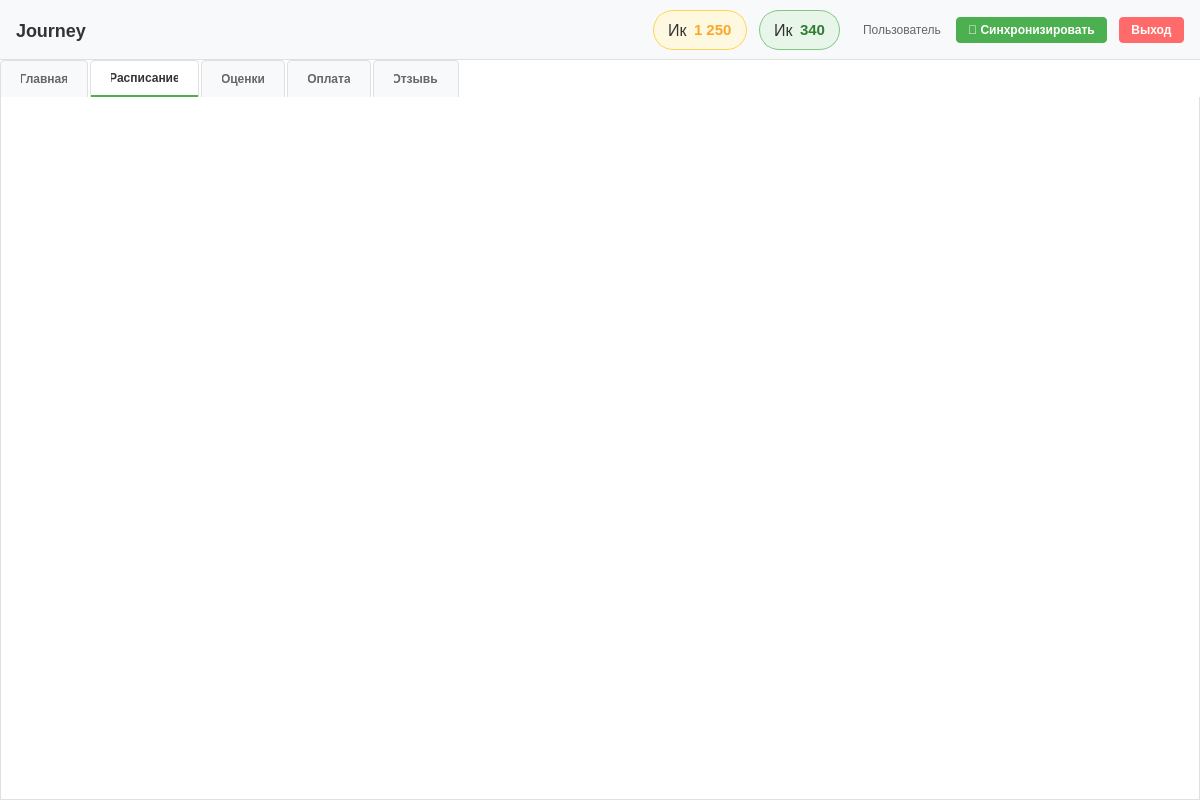
<?xml version="1.0" encoding="UTF-8"?>
<ui version="4.0">
 <class>MainWindow</class>
 <widget class="QMainWindow" name="MainWindow">
  <property name="geometry">
   <rect>
    <x>0</x>
    <y>0</y>
    <width>1200</width>
    <height>800</height>
   </rect>
  </property>
  <property name="minimumSize">
   <size>
    <width>900</width>
    <height>600</height>
   </size>
  </property>
  <property name="windowTitle">
   <string>Top Academy Journal</string>
  </property>
  <property name="styleSheet">
   <string notr="true">
QMainWindow {
    background-color: #ffffff;
}
QLabel {
    color: #333;
}
QPushButton {
    background-color: #f5f5f5;
    border: 1px solid #e0e0e0;
    border-radius: 4px;
    padding: 6px 12px;
    color: #333;
    font-weight: 500;
}
QPushButton:hover {
    background-color: #eeeeee;
}
QPushButton:pressed {
    background-color: #e0e0e0;
}
QComboBox {
    background-color: #f5f5f5;
    border: 1px solid #e0e0e0;
    border-radius: 4px;
    padding: 4px 8px;
}
QListWidget {
    border: 1px solid #e0e0e0;
    border-radius: 4px;
}
QListWidget::item {
    padding: 8px;
    border-bottom: 1px solid #f0f0f0;
}
QListWidget::item:selected {
    background-color: #f5f5f5;
}
QTabWidget::pane {
    border: 1px solid #e0e0e0;
    border-top: none;
    background-color: #ffffff;
}
QTabBar::tab {
    background-color: #f8f9fa;
    border: 1px solid #e0e0e0;
    border-bottom: none;
    padding: 10px 20px;
    margin-right: 2px;
    border-top-left-radius: 4px;
    border-top-right-radius: 4px;
    color: #666;
    font-weight: 500;
}
QTabBar::tab:selected {
    background-color: #ffffff;
    color: #333;
    border-bottom: 2px solid #4CAF50;
}
QTabBar::tab:hover {
    background-color: #f0f0f0;
}
   </string>
  </property>
  <widget class="QWidget" name="centralwidget">
   <layout class="QVBoxLayout" name="verticalLayout" stretch="0,1">
    <property name="spacing">
     <number>0</number>
    </property>
    <property name="leftMargin">
     <number>0</number>
    </property>
    <property name="topMargin">
     <number>0</number>
    </property>
    <property name="rightMargin">
     <number>0</number>
    </property>
    <property name="bottomMargin">
     <number>0</number>
    </property>
    <item>
     <widget class="QWidget" name="topBar" native="true">
      <property name="minimumSize">
       <size>
        <width>0</width>
        <height>60</height>
       </size>
      </property>
      <property name="maximumSize">
       <size>
        <width>16777215</width>
        <height>60</height>
       </size>
      </property>
      <property name="styleSheet">
       <string notr="true">
QWidget#topBar {
    background-color: #f8f9fa;
    border-bottom: 1px solid #e0e0e0;
}
   </string>
      </property>
      <layout class="QHBoxLayout" name="horizontalLayout">
       <property name="spacing">
        <number>12</number>
       </property>
       <property name="leftMargin">
        <number>16</number>
       </property>
       <property name="topMargin">
        <number>10</number>
       </property>
       <property name="rightMargin">
        <number>16</number>
       </property>
       <property name="bottomMargin">
        <number>10</number>
       </property>
       <item>
        <widget class="QLabel" name="appTitle">
         <property name="styleSheet">
          <string notr="true">font-size: 18px; font-weight: bold; color: #333;</string>
         </property>
         <property name="text">
          <string>Journey</string>
         </property>
        </widget>
       </item>
       <item>
        <spacer name="horizontalSpacer">
         <property name="orientation">
          <enum>Qt::Orientation::Horizontal</enum>
         </property>
         <property name="sizeHint" stdset="0">
          <size>
           <width>40</width>
           <height>20</height>
          </size>
         </property>
        </spacer>
       </item>
       <item>
        <widget class="QFrame" name="coinsBadge">
         <property name="styleSheet">
          <string notr="true">
QFrame#coinsBadge {
    background-color: #FFF8E1;
    border: 1px solid #FFD54F;
    border-radius: 20px;
    padding: 6px 14px;
}
      </string>
         </property>
         <layout class="QHBoxLayout" name="coinsBadgeLayout">
          <property name="spacing">
           <number>6</number>
          </property>
          <property name="leftMargin">
           <number>0</number>
          </property>
          <property name="topMargin">
           <number>0</number>
          </property>
          <property name="rightMargin">
           <number>0</number>
          </property>
          <property name="bottomMargin">
           <number>0</number>
          </property>
          <item>
           <widget class="QLabel" name="coinsIcon">
            <property name="styleSheet">
             <string notr="true">font-size: 16px; background: transparent;</string>
            </property>
            <property name="text">
             <string>Ик</string>
            </property>
           </widget>
          </item>
          <item>
           <widget class="QLabel" name="coinsValue">
            <property name="styleSheet">
             <string notr="true">font-size: 15px; font-weight: bold; color: #F9A825; background: transparent;</string>
            </property>
            <property name="text">
             <string>1 250</string>
            </property>
           </widget>
          </item>
         </layout>
        </widget>
       </item>
       <item>
        <widget class="QFrame" name="gemsBadge">
         <property name="styleSheet">
          <string notr="true">
QFrame#gemsBadge {
    background-color: #E8F5E9;
    border: 1px solid #81C784;
    border-radius: 20px;
    padding: 6px 14px;
}
      </string>
         </property>
         <layout class="QHBoxLayout" name="gemsBadgeLayout">
          <property name="spacing">
           <number>6</number>
          </property>
          <property name="leftMargin">
           <number>0</number>
          </property>
          <property name="topMargin">
           <number>0</number>
          </property>
          <property name="rightMargin">
           <number>0</number>
          </property>
          <property name="bottomMargin">
           <number>0</number>
          </property>
          <item>
           <widget class="QLabel" name="gemsIcon">
            <property name="styleSheet">
             <string notr="true">font-size: 16px; background: transparent;</string>
            </property>
            <property name="text">
             <string>Ик</string>
            </property>
           </widget>
          </item>
          <item>
           <widget class="QLabel" name="gemsValue">
            <property name="styleSheet">
             <string notr="true">font-size: 15px; font-weight: bold; color: #2E7D32; background: transparent;</string>
            </property>
            <property name="text">
             <string>340</string>
            </property>
           </widget>
          </item>
         </layout>
        </widget>
       </item>
       <item>
        <widget class="QLabel" name="userLabel">
         <property name="styleSheet">
          <string notr="true">color: #666; font-size: 12px; margin-left: 8px;</string>
         </property>
         <property name="text">
          <string>Пользователь</string>
         </property>
        </widget>
       </item>

        <item>
            <widget class="QPushButton" name="syncButton">
                <property name="text">
                    <string>🔄 Синхронизировать</string>
                </property>
                <property name="styleSheet">
                    <string notr="true">
                        QPushButton {
                            background-color: #4CAF50;
                            color: white;
                            border: none;
                            border-radius: 4px;
                            padding: 6px 12px;
                            font-weight: 500;
                        }
                        QPushButton:hover {
                            background-color: #45a049;
                        }
                        QPushButton:pressed {
                            background-color: #3d8b40;
                        }
                    </string>
                </property>
            </widget>
        </item>

       <item>
        <widget class="QPushButton" name="logoutButton">
         <property name="maximumSize">
          <size>
           <width>80</width>
           <height>16777215</height>
          </size>
         </property>
         <property name="styleSheet">
          <string notr="true">
QPushButton {
    background-color: #ff6b6b;
    color: white;
    border: none;
    border-radius: 4px;
    padding: 6px 12px;
    font-weight: 500;
}
QPushButton:hover {
    background-color: #ff5252;
}
      </string>
         </property>
         <property name="text">
          <string>Выход</string>
         </property>
        </widget>
       </item>
      </layout>
     </widget>
    </item>
    <item>
     <widget class="QTabWidget" name="mainTabWidget">
      <property name="currentIndex">
       <number>1</number>
      </property>
      <widget class="QWidget" name="homeTab">
       <attribute name="title">
        <string>Главная</string>
       </attribute>
       <layout class="QVBoxLayout" name="homeLayout">
        <property name="spacing">
         <number>16</number>
        </property>
        <property name="leftMargin">
         <number>24</number>
        </property>
        <property name="topMargin">
         <number>16</number>
        </property>
        <property name="rightMargin">
         <number>24</number>
        </property>
        <property name="bottomMargin">
         <number>16</number>
        </property>
        <item>
         <widget class="QLabel" name="welcomeLabel">
          <property name="styleSheet">
           <string notr="true">font-size: 24px; font-weight: bold; color: #1a1a2e;</string>
          </property>
          <property name="text">
           <string>Добро пожаловать!</string>
          </property>
         </widget>
        </item>
        <item>
         <layout class="QHBoxLayout" name="row1Layout">
          <property name="spacing">
           <number>12</number>
          </property>
          <item>
           <widget class="QFrame" name="gradesAttendanceBlock">
            <property name="styleSheet">
             <string notr="true">
QFrame#gradesAttendanceBlock {
    background-color: #ffffff;
    border: 1px solid #e0e0e0;
    border-radius: 8px;
    padding: 16px;
}
              </string>
            </property>
            <layout class="QVBoxLayout" name="gradesAttendanceLayout">
             <property name="spacing">
              <number>14</number>
             </property>
             <item>
              <widget class="QLabel" name="gradesAttendanceTitle">
               <property name="styleSheet">
                <string notr="true">font-size: 14px; font-weight: 600; color: #333;</string>
               </property>
               <property name="text">
                <string>Успеваемость</string>
               </property>
              </widget>
             </item>
             <item>
              <layout class="QVBoxLayout" name="gradesInnerLayout">
               <property name="spacing">
                <number>4</number>
               </property>
               <item>
                <layout class="QHBoxLayout" name="gradesHeaderLayout">
                 <item>
                  <widget class="QLabel" name="gradesLabel">
                   <property name="styleSheet">
                    <string notr="true">font-size: 12px; color: #666;</string>
                   </property>
                   <property name="text">
                    <string>Оценки</string>
                   </property>
                  </widget>
                 </item>
                 <item>
                  <spacer name="gradesHeaderSpacer">
                   <property name="orientation">
                    <enum>Qt::Orientation::Horizontal</enum>
                   </property>
                   <property name="sizeHint" stdset="0">
                    <size>
                     <width>0</width>
                     <height>0</height>
                    </size>
                   </property>
                  </spacer>
                 </item>
                 <item>
                  <widget class="QLabel" name="gradesPercentLabel">
                   <property name="styleSheet">
                    <string notr="true">font-size: 12px; font-weight: bold; color: #4CAF50;</string>
                   </property>
                   <property name="text">
                    <string>87%</string>
                   </property>
                  </widget>
                 </item>
                </layout>
               </item>
               <item>
                <widget class="QProgressBar" name="gradesProgressBar">
                 <property name="styleSheet">
                  <string notr="true">
QProgressBar {
    background-color: #f0f0f0;
    border: none;
    border-radius: 4px;
    height: 8px;
}
QProgressBar::chunk {
    background-color: #4CAF50;
    border-radius: 4px;
}
                        </string>
                 </property>
                 <property name="value">
                  <number>87</number>
                 </property>
                 <property name="textVisible">
                  <bool>false</bool>
                 </property>
                </widget>
               </item>
              </layout>
             </item>
             <item>
              <layout class="QVBoxLayout" name="attendanceInnerLayout">
               <property name="spacing">
                <number>4</number>
               </property>
               <item>
                <layout class="QHBoxLayout" name="attendanceHeaderLayout">
                 <item>
                  <widget class="QLabel" name="attendanceLabel">
                   <property name="styleSheet">
                    <string notr="true">font-size: 12px; color: #666;</string>
                   </property>
                   <property name="text">
                    <string>Посещаемость</string>
                   </property>
                  </widget>
                 </item>
                 <item>
                  <spacer name="attendanceHeaderSpacer">
                   <property name="orientation">
                    <enum>Qt::Orientation::Horizontal</enum>
                   </property>
                   <property name="sizeHint" stdset="0">
                    <size>
                     <width>0</width>
                     <height>0</height>
                    </size>
                   </property>
                  </spacer>
                 </item>
                 <item>
                  <widget class="QLabel" name="attendancePercentLabel">
                   <property name="styleSheet">
                    <string notr="true">font-size: 12px; font-weight: bold; color: #2196F3;</string>
                   </property>
                   <property name="text">
                    <string>92%</string>
                   </property>
                  </widget>
                 </item>
                </layout>
               </item>
               <item>
                <widget class="QProgressBar" name="attendanceProgressBar">
                 <property name="styleSheet">
                  <string notr="true">
QProgressBar {
    background-color: #f0f0f0;
    border: none;
    border-radius: 4px;
    height: 8px;
}
QProgressBar::chunk {
    background-color: #2196F3;
    border-radius: 4px;
}
                        </string>
                 </property>
                 <property name="value">
                  <number>92</number>
                 </property>
                 <property name="textVisible">
                  <bool>false</bool>
                 </property>
                </widget>
               </item>
              </layout>
             </item>
            </layout>
           </widget>
          </item>
          <item>
           <widget class="QFrame" name="homeworkBlock">
            <property name="styleSheet">
             <string notr="true">
QFrame#homeworkBlock {
    background-color: #ffffff;
    border: 1px solid #e0e0e0;
    border-radius: 8px;
    padding: 16px;
}
              </string>
            </property>
            <layout class="QVBoxLayout" name="homeworkBlockLayout">
             <property name="spacing">
              <number>10</number>
             </property>
             <item>
              <widget class="QLabel" name="homeworkBlockTitle">
               <property name="styleSheet">
                <string notr="true">font-size: 14px; font-weight: 600; color: #333;</string>
               </property>
               <property name="text">
                <string>Домашние задания</string>
               </property>
              </widget>
             </item>
             <item>
              <layout class="QHBoxLayout" name="homeworkStatsLayout">
               <property name="spacing">
                <number>4</number>
               </property>
               <item>
                <widget class="QLabel" name="homeworkTotalLabel">
                 <property name="styleSheet">
                  <string notr="true">font-size: 11px; color: #666; background-color: #f5f5f5; border-radius: 4px; padding: 4px 8px;</string>
                 </property>
                 <property name="text">
                  <string>Всего: 12</string>
                 </property>
                </widget>
               </item>
               <item>
                <widget class="QLabel" name="homeworkDoneLabel">
                 <property name="styleSheet">
                  <string notr="true">font-size: 11px; color: #4CAF50; background-color: #E8F5E9; border-radius: 4px; padding: 4px 8px;</string>
                 </property>
                 <property name="text">
                  <string>Сдано: 8</string>
                 </property>
                </widget>
               </item>
              </layout>
             </item>
             <item>
              <layout class="QHBoxLayout" name="homeworkStatsLayout2">
               <property name="spacing">
                <number>4</number>
               </property>
               <item>
                <widget class="QLabel" name="homeworkPendingLabel">
                 <property name="styleSheet">
                  <string notr="true">font-size: 11px; color: #FF9800; background-color: #FFF3E0; border-radius: 4px; padding: 4px 8px;</string>
                 </property>
                 <property name="text">
                  <string>На проверке: 2</string>
                 </property>
                </widget>
               </item>
               <item>
                <widget class="QLabel" name="homeworkOverdueLabel">
                 <property name="styleSheet">
                  <string notr="true">font-size: 11px; color: #F44336; background-color: #FFEBEE; border-radius: 4px; padding: 4px 8px;</string>
                 </property>
                 <property name="text">
                  <string>Просрочено: 1</string>
                 </property>
                </widget>
               </item>
              </layout>
             </item>
             <item>
              <widget class="QLabel" name="homeworkCurrentLabel">
               <property name="styleSheet">
                <string notr="true">font-size: 14px; font-weight: bold; color: #2196F3; background-color: #E3F2FD; border-radius: 6px; padding: 10px 12px;</string>
               </property>
               <property name="text">
                <string>Текущие: 3 задания</string>
               </property>
              </widget>
             </item>
            </layout>
           </widget>
          </item>
          <item>
           <widget class="QFrame" name="awardsBlock">
            <property name="styleSheet">
             <string notr="true">
QFrame#awardsBlock {
    background-color: #ffffff;
    border: 1px solid #e0e0e0;
    border-radius: 8px;
    padding: 16px;
}
              </string>
            </property>
            <layout class="QVBoxLayout" name="awardsBlockLayout">
             <property name="spacing">
              <number>10</number>
             </property>
             <item>
              <widget class="QLabel" name="awardsBlockTitle">
               <property name="styleSheet">
                <string notr="true">font-size: 14px; font-weight: 600; color: #333;</string>
               </property>
               <property name="text">
                <string>Награды</string>
               </property>
              </widget>
             </item>
             <item>
              <widget class="QListWidget" name="awardsList">
               <property name="maximumSize">
                <size>
                 <width>16777215</width>
                 <height>110</height>
                </size>
               </property>
               <property name="styleSheet">
                <string notr="true">
QListWidget {
    border: none;
    background: transparent;
}
QListWidget::item {
    padding: 6px 8px;
    border-bottom: 1px solid #f5f5f5;
    color: #333;
}
                    </string>
               </property>
               <item>
                <property name="text">
                 <string>Посещение пары — +1</string>
                </property>
               </item>
               <item>
                <property name="text">
                 <string>Оценка — +5</string>
                </property>
               </item>
               <item>
                <property name="text">
                 <string>Посещение пары — +1</string>
                </property>
               </item>
               <item>
                <property name="text">
                 <string>Посещение пары — +1</string>
                </property>
               </item>
              </widget>
             </item>
            </layout>
           </widget>
          </item>
         </layout>
        </item>
        <item>
         <layout class="QHBoxLayout" name="row2Layout">
          <property name="spacing">
           <number>12</number>
          </property>
          <item>
           <widget class="QFrame" name="leaderboardBlock">
            <property name="styleSheet">
             <string notr="true">
QFrame#leaderboardBlock {
    background-color: #ffffff;
    border: 1px solid #e0e0e0;
    border-radius: 8px;
    padding: 16px;
}
              </string>
            </property>
            <layout class="QVBoxLayout" name="leaderboardBlockLayout">
             <property name="spacing">
              <number>8</number>
             </property>
             <item>
              <layout class="QHBoxLayout" name="leaderboardHeaderLayout">
               <item>
                <widget class="QLabel" name="leaderboardTitle">
                 <property name="styleSheet">
                  <string notr="true">font-size: 14px; font-weight: 600; color: #333;</string>
                 </property>
                 <property name="text">
                  <string>📋 Таблица лидеров</string>
                 </property>
                </widget>
               </item>
               <item>
                <spacer name="leaderboardHeaderSpacer">
                 <property name="orientation">
                  <enum>Qt::Orientation::Horizontal</enum>
                 </property>
                 <property name="sizeHint" stdset="0">
                  <size>
                   <width>0</width>
                   <height>0</height>
                  </size>
                 </property>
                </spacer>
               </item>
               <item>
                <widget class="QPushButton" name="leaderboardGroupBtn">
                 <property name="styleSheet">
                  <string notr="true">
QPushButton {
    background-color: #f5f5f5;
    border: 1px solid #e0e0e0;
    border-radius: 4px;
    padding: 5px 14px;
    font-size: 12px;
    font-weight: 500;
    color: #333;
}
QPushButton:checked {
    background-color: #4CAF50;
    color: #ffffff;
    border: 1px solid #4CAF50;
}
QPushButton:hover {
    background-color: #eeeeee;
}
QPushButton:checked:hover {
    background-color: #43A047;
}
                        </string>
                 </property>
                 <property name="text">
                  <string>Группа</string>
                 </property>
                 <property name="checkable">
                  <bool>true</bool>
                 </property>
                 <property name="checked">
                  <bool>true</bool>
                 </property>
                </widget>
               </item>
               <item>
                <widget class="QPushButton" name="leaderboardStreamBtn">
                 <property name="styleSheet">
                  <string notr="true">
QPushButton {
    background-color: #f5f5f5;
    border: 1px solid #e0e0e0;
    border-radius: 4px;
    padding: 5px 14px;
    font-size: 12px;
    font-weight: 500;
    color: #333;
}
QPushButton:checked {
    background-color: #4CAF50;
    color: #ffffff;
    border: 1px solid #4CAF50;
}
QPushButton:hover {
    background-color: #eeeeee;
}
QPushButton:checked:hover {
    background-color: #43A047;
}
                        </string>
                 </property>
                 <property name="text">
                  <string>Поток</string>
                 </property>
                 <property name="checkable">
                  <bool>true</bool>
                 </property>
                </widget>
               </item>
              </layout>
             </item>
             <item>
              <widget class="QStackedWidget" name="leaderboardStack">
               <property name="currentIndex">
                <number>0</number>
               </property>
               <widget class="QWidget" name="leaderboardGroupPage">
                <layout class="QVBoxLayout" name="leaderboardGroupPageLayout">
                 <property name="leftMargin">
                  <number>0</number>
                 </property>
                 <property name="topMargin">
                  <number>0</number>
                 </property>
                 <property name="rightMargin">
                  <number>0</number>
                 </property>
                 <property name="bottomMargin">
                  <number>0</number>
                 </property>
                 <item>
                  <widget class="QListWidget" name="leaderboardGroupList">
                   <property name="styleSheet">
                    <string notr="true">
QListWidget {
    border: none;
    background: transparent;
}
QListWidget::item {
    padding: 6px 8px;
    border-bottom: 1px solid #f5f5f5;
    color: #333;
}
                            </string>
                   </property>
                   <item>
                    <property name="text">
                     <string>🥇 Пидор А. — 2 450</string>
                    </property>
                   </item>
                   <item>
                    <property name="text">
                     <string>🥈 Уебище М. — 2 180</string>
                    </property>
                   </item>
                   <item>
                    <property name="text">
                     <string>🥉 Хуй с Горы. — 1 920</string>
                    </property>
                   </item>
                   <item>
                    <property name="text">
                     <string>4. Залупа Д. — 1 750</string>
                    </property>
                   </item>
                   <item>
                    <property name="text">
                     <string>5. АААААА Е. — 1 630</string>
                    </property>
                   </item>
                   <item>
                    <property name="text">
                     <string>6. Даун И. — 1 500</string>
                    </property>
                   </item>
                   <item>
                    <property name="text">
                     <string>▶ 7. Васька — 1 250</string>
                    </property>
                   </item>
                   <item>
                    <property name="text">
                     <string>8. Челик К. — 1 100</string>
                    </property>
                   </item>
                   <item>
                    <property name="text">
                     <string>9. Соси Л. — 980</string>
                    </property>
                   </item>
                   <item>
                    <property name="text">
                     <string>10. Ебатьлох М. — 850</string>
                    </property>
                   </item>
                  </widget>
                 </item>
                </layout>
               </widget>
               <widget class="QWidget" name="leaderboardStreamPage">
                <layout class="QVBoxLayout" name="leaderboardStreamPageLayout">
                 <property name="leftMargin">
                  <number>0</number>
                 </property>
                 <property name="topMargin">
                  <number>0</number>
                 </property>
                 <property name="rightMargin">
                  <number>0</number>
                 </property>
                 <property name="bottomMargin">
                  <number>0</number>
                 </property>
                 <item>
                  <widget class="QListWidget" name="leaderboardStreamList">
                   <property name="styleSheet">
                    <string notr="true">
QListWidget {
    border: none;
    background: transparent;
}
QListWidget::item {
    padding: 6px 8px;
    border-bottom: 1px solid #f5f5f5;
    color: #333;
}
                            </string>
                   </property>
                   <item>
                    <property name="text">
                     <string>🥇 Ахметов Р. (ИС-21) — 🪙 3 200</string>
                    </property>
                   </item>
                   <item>
                    <property name="text">
                     <string>🥈 Смирнова А. (ИС-22) — 🪙 2 950</string>
                    </property>
                   </item>
                   <item>
                    <property name="text">
                     <string>🥉 Кузнецов П. (ИС-23) — 🪙 2 800</string>
                    </property>
                   </item>
                   <item>
                    <property name="text">
                     <string>···</string>
                    </property>
                   </item>
                   <item>
                    <property name="text">
                     <string>7. Зайцева О. (ИС-21) — 🪙 1 550</string>
                    </property>
                   </item>
                   <item>
                    <property name="text">
                     <string>8. Соколов Н. (ИС-23) — 🪙 1 420</string>
                    </property>
                   </item>
                   <item>
                    <property name="text">
                     <string>▶ 9. Вы — 🪙 1 250</string>
                    </property>
                   </item>
                   <item>
                    <property name="text">
                     <string>10. Попов В. (ИС-21) — 🪙 1 180</string>
                    </property>
                   </item>
                   <item>
                    <property name="text">
                     <string>11. Лебедев А. (ИС-22) — 🪙 1 050</string>
                    </property>
                   </item>
                  </widget>
                 </item>
                </layout>
               </widget>
              </widget>
             </item>
            </layout>
           </widget>
          </item>
          <item>
           <widget class="QFrame" name="examsBlock">
            <property name="styleSheet">
             <string notr="true">
QFrame#examsBlock {
    background-color: #ffffff;
    border: 1px solid #e0e0e0;
    border-radius: 8px;
    padding: 16px;
}
              </string>
            </property>
            <layout class="QVBoxLayout" name="examsBlockLayout">
             <property name="spacing">
              <number>8</number>
             </property>
             <item>
              <widget class="QLabel" name="examsBlockTitle">
               <property name="styleSheet">
                <string notr="true">font-size: 14px; font-weight: 600; color: #333;</string>
               </property>
               <property name="text">
                <string>Назначенные экзамены</string>
               </property>
              </widget>
             </item>
             <item>
              <widget class="QListWidget" name="examsList">
               <property name="styleSheet">
                <string notr="true">
QListWidget {
    border: none;
    background: transparent;
}
QListWidget::item {
    padding: 6px 8px;
    border-bottom: 1px solid #f5f5f5;
    color: #333;
}
                    </string>
               </property>
               <item>
                <property name="text">
                 <string>Хуй — 10.06.2026</string>
                </property>
               </item>
               <item>
                <property name="text">
                 <string>На — 15.06.2026</string>
                </property>
               </item>
               <item>
                <property name="text">
                 <string>Ебать — 20.06.2026</string>
                </property>
               </item>
              </widget>
             </item>
            </layout>
           </widget>
          </item>
          <item>
           <widget class="QFrame" name="ratingBlock">
            <property name="styleSheet">
             <string notr="true">
QFrame#ratingBlock {
    background-color: #ffffff;
    border: 1px solid #e0e0e0;
    border-radius: 8px;
    padding: 16px;
}
              </string>
            </property>
            <layout class="QVBoxLayout" name="ratingBlockLayout">
             <property name="spacing">
              <number>10</number>
             </property>
             <item>
              <widget class="QLabel" name="ratingBlockTitle">
               <property name="styleSheet">
                <string notr="true">font-size: 14px; font-weight: 600; color: #333;</string>
               </property>
               <property name="text">
                <string>Рейтинг</string>
               </property>
              </widget>
             </item>
             <item>
              <layout class="QHBoxLayout" name="ratingGroupLayout">
               <property name="spacing">
                <number>12</number>
               </property>
               <item>
                <layout class="QVBoxLayout" name="ratingGroupInnerLayout">
                 <property name="spacing">
                  <number>2</number>
                 </property>
                 <item>
                  <widget class="QLabel" name="ratingGroupLabel">
                   <property name="styleSheet">
                    <string notr="true">font-size: 11px; color: #999;</string>
                   </property>
                   <property name="text">
                    <string>В группе</string>
                   </property>
                  </widget>
                 </item>
                 <item>
                  <widget class="QLabel" name="ratingGroupValue">
                   <property name="styleSheet">
                    <string notr="true">font-size: 28px; font-weight: bold; color: #4CAF50;</string>
                   </property>
                   <property name="text">
                    <string>#3</string>
                   </property>
                  </widget>
                 </item>
                 <item>
                  <widget class="QLabel" name="ratingGroupTotal">
                   <property name="styleSheet">
                    <string notr="true">font-size: 11px; color: #bbb;</string>
                   </property>
                   <property name="text">
                    <string>из 25</string>
                   </property>
                  </widget>
                 </item>
                </layout>
               </item>
               <item>
                <widget class="QFrame" name="ratingDivider">
                 <property name="minimumSize">
                  <size>
                   <width>1</width>
                   <height>60</height>
                  </size>
                 </property>
                 <property name="maximumSize">
                  <size>
                   <width>1</width>
                   <height>60</height>
                  </size>
                 </property>
                 <property name="styleSheet">
                  <string notr="true">background-color: #e0e0e0;</string>
                 </property>
                </widget>
               </item>
               <item>
                <layout class="QVBoxLayout" name="ratingStreamInnerLayout">
                 <property name="spacing">
                  <number>2</number>
                 </property>
                 <item>
                  <widget class="QLabel" name="ratingStreamLabel">
                   <property name="styleSheet">
                    <string notr="true">font-size: 11px; color: #999;</string>
                   </property>
                   <property name="text">
                    <string>В потоке</string>
                   </property>
                  </widget>
                 </item>
                 <item>
                  <widget class="QLabel" name="ratingStreamValue">
                   <property name="styleSheet">
                    <string notr="true">font-size: 28px; font-weight: bold; color: #2196F3;</string>
                   </property>
                   <property name="text">
                    <string>#12</string>
                   </property>
                  </widget>
                 </item>
                 <item>
                  <widget class="QLabel" name="ratingStreamTotal">
                   <property name="styleSheet">
                    <string notr="true">font-size: 11px; color: #bbb;</string>
                   </property>
                   <property name="text">
                    <string>из 100</string>
                   </property>
                  </widget>
                 </item>
                </layout>
               </item>
              </layout>
             </item>
            </layout>
           </widget>
          </item>
         </layout>
        </item>
        <item>
         <spacer name="homeSpacer">
          <property name="orientation">
           <enum>Qt::Orientation::Vertical</enum>
          </property>
          <property name="sizeHint" stdset="0">
           <size>
            <width>20</width>
            <height>20</height>
           </size>
          </property>
         </spacer>
        </item>
       </layout>
      </widget>
      <widget class="QWidget" name="scheduleTab">
       <attribute name="title">
        <string>Расписание</string>
       </attribute>
       <layout class="QVBoxLayout" name="scheduleTabLayout">
        <property name="leftMargin">
         <number>0</number>
        </property>
        <property name="topMargin">
         <number>0</number>
        </property>
        <property name="rightMargin">
         <number>0</number>
        </property>
        <property name="bottomMargin">
         <number>0</number>
        </property>
       </layout>
      </widget>
      <widget class="QWidget" name="gradesTab">
       <attribute name="title">
        <string>Оценки</string>
       </attribute>
       <layout class="QVBoxLayout" name="gradesLayout">
        <item>
         <widget class="QLabel" name="gradesPlaceholder">
          <property name="styleSheet">
           <string notr="true">font-size: 18px; color: #999; margin: 50px;</string>
          </property>
          <property name="text">
           <string>В разработке</string>
          </property>
          <property name="alignment">
           <set>Qt::AlignmentFlag::AlignCenter</set>
          </property>
         </widget>
        </item>
       </layout>
      </widget>
      <widget class="QWidget" name="paymentTab">
       <attribute name="title">
        <string>Оплата</string>
       </attribute>
       <layout class="QVBoxLayout" name="paymentLayout">
        <item>
         <widget class="QLabel" name="paymentPlaceholder">
          <property name="styleSheet">
           <string notr="true">font-size: 18px; color: #999; margin: 50px;</string>
          </property>
          <property name="text">
           <string>В разработке</string>
          </property>
          <property name="alignment">
           <set>Qt::AlignmentFlag::AlignCenter</set>
          </property>
         </widget>
        </item>
       </layout>
      </widget>
      <widget class="QWidget" name="feedbackTab">
       <attribute name="title">
        <string>Отзывы</string>
       </attribute>
       <layout class="QVBoxLayout" name="feedbackLayout">
        <item>
         <widget class="QLabel" name="feedbackPlaceholder">
          <property name="styleSheet">
           <string notr="true">font-size: 18px; color: #999; margin: 50px;</string>
          </property>
          <property name="text">
           <string>В разработке</string>
          </property>
          <property name="alignment">
           <set>Qt::AlignmentFlag::AlignCenter</set>
          </property>
         </widget>
        </item>
       </layout>
      </widget>
     </widget>
    </item>
   </layout>
  </widget>
 </widget>
 <resources/>
 <connections/>
</ui>
